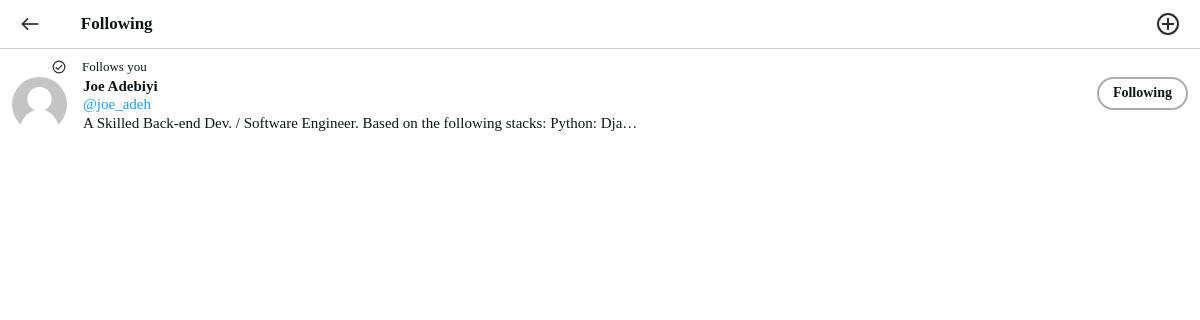
/chris_adeh/following/ (signed in), run on the app's committed database.
### accounts/models.py (models this page shows, shortened)
class User(AbstractUser):
    first_name = None
    last_name = None
    name = models.TextField(max_length=50)
    bio = models.TextField(max_length=150, null=True, blank=True)
    avatar = models.ImageField(upload_to=get_image_filename, default='default.png')
    cover = models.ImageField(upload_to=get_cover_image_filename, default='default_cover.png')
    location = models.CharField(max_length=30, blank=True)
    website = models.CharField(max_length=100, blank=True)
    followers = models.ManyToManyField(
        "self", blank=True, related_name="following", symmetrical=False
    )
    birth_date = models.DateField()
    class Meta:
        verbose_name = 'user'
        verbose_name_plural = 'Users'

### accounts/views.py (the view)
# urls.py: path('<username>/following/', views.following, name='following'),
@login_required
def following(request, username):
    user_object = User.objects.get(username=username)
    followers = user_object.followers.all
    following = user_object.following.all
    context = {
      'page_title': "Following",
      'user': user_object,
      'followers': followers,
      'following': following
    }
    return render(request, 'profile/following/content.html', context)

### templates/profile/following/content.html (shortened to what this page needs)
{% extends 'wrapper-no-bar.html' %}
{% load widget_tweaks humanize static %}
{% block content %}
<div class="ui-feed-header">
<a href="{% url 'accounts:profile' user.username %}" class="ui-feed-header-button hover:bg-gray-200 rounded-full p-2 transition -mr-1">
<svg class="icon icon--20" role="img" xmlns="http://www.w3.org/2000/svg" width="24" height="24" viewBox="0 0 24 24"><path d="M9 6l-6 6 6 6"></path><path d="M21 12H4"></path><path stroke-linecap="round" d="M3 12h1"></path></svg>
</a>
<div class="ui-feed-header-title" style="margin-left: 2.3rem;">Following</div>
<div class="modal-trigger ui-feed-header-menu mr-2" data-modal="feed-menu-modal" data-id="{{post.id}}">
<svg class="icon icon--24" role="img" xmlns="http://www.w3.org/2000/svg" width="24" height="24" viewBox="0 0 24 24" aria-labelledby="addIconTitle">
<path d="M17 12L7 12M12 17L12 7"></path>
<circle cx="12" cy="12" r="10"></circle>
</svg>
</div>
</div>
<div class="ui-block ui-following px-3">
<div class="ui-following-list">
{% for follow in following %}
{% if follow in request.user.followers.all %}
<div class="ui-follows-you">
<svg class="icon" role="img" xmlns="http://www.w3.org/2000/svg" viewBox="0 0 24 24">
<polyline points="7 13 10 16 17 9"></polyline>
<circle cx="12" cy="12" r="10"></circle>
</svg>
<span>Follows you</span>
</div>
{% endif %}
<div class="ui-follow">
<div class="flex">
<div class="ui-follow-thumb">
<img src="{{follow.avatar.url}}">
</div>
</div>
<div class="ui-follow-details">
<div class="ui-follow-name flex">
<div class="ui-follow-name-inner"><span class="font-bold">{{ follow.name }}</span>
<a class="ui-at" href="{% url 'accounts:profile' follow.username %}">@{{ follow.username }}</a>
</div>
{% if follow != request.user %}
{% if follow in request.user.following.all %}
<a href="{% url 'accounts:follow' user=follow.username %}" class="ui-follow-button">Following</a>
{% else %}
<a href="{% url 'accounts:follow' user=follow.username %}" class="ui-follow-button">Follow</a>
{% endif %}
{% endif %}
</div>
<div class="ui-follow-bio">{{ follow.bio|truncatechars:"92" }}</div>
</div>
</div>
{% endfor %}
</div>
</div>
{% endblock %}

### static/css/main.css (style rules this page uses)
a { color: inherit !important; }
.ui-feed-header { display: flex; align-items: center; padding: 6px 12px; position: fixed; top: 0; left: 0; right: 0; background-color: #fff; border-bottom: 1px solid #ccc; z-index: 1; }
.ui-feed-header .ui-feed-header-button { display: flex; align-items: center; justify-content: center; }
.ui-feed-header .ui-feed-header-title { margin-left: 20px; font-weight: 600; font-size: 17px; align-self: center; justify-content: center; }
.ui-feed-header .ui-feed-header-menu { margin-left: auto; }
.ui-at { color: rgb(29, 155, 240) !important; font-weight: 500; }
.ui-block.ui-following { margin-bottom: 0; }
.ui-following { padding-top: 48px; border-radius: 0; height: 100vh; display: flex; }
.ui-following .ui-following-list { position: relative; display: flex; align-content: start; flex-direction: column; overflow-y: auto; padding-top: .65rem; width: 100%; }
.ui-following .ui-following-list .ui-follows-you { display: flex; align-items: center; }
.ui-following .ui-following-list .ui-follows-you svg { margin-left: 2.5rem; margin-right: 1rem; width: 14px; height: 14px; }
.ui-following .ui-following-list .ui-follows-you span { font-size: 13px; }
.ui-following .ui-following-list .ui-follow { display: flex; align-items: start; justify-content: start; width: 100%; margin-bottom: 1rem; }
.ui-following .ui-following-list .ui-follow .ui-follow-thumb { display: block; border-radius: 9999px; margin-right: 1rem; overflow: hidden; width: 100%; }
.ui-following .ui-following-list .ui-follow .ui-follow-thumb { width: 55px; height: 55px; border-radius: 9999px; object-fit: cover; }
.ui-following .ui-following-list .ui-follow .ui-follow-details { width: 100%; }
.ui-following .ui-following-list .ui-follow .ui-follow-name-inner { display: flex; flex-direction: column; line-height: 1.2; }
.ui-following .ui-following-list .ui-follow .ui-follow-details .ui-follow-name .ui-follow-button { display: flex; align-items: center; justify-content: center; padding: 4px 14px; height: 33px; font-weight: 600; margin-left: auto; border-radius: 9999px; border: 2px solid #acacac; font-size: 14px; }

### data on the page
User: shows "Follows you", avatar (placeholder picture), name "Joe Adebiyi", username "joe_adeh", shows "Following", bio "A Skilled Back-end Dev. / Software Engineer. Based on the following stacks: Python: Dja…"
